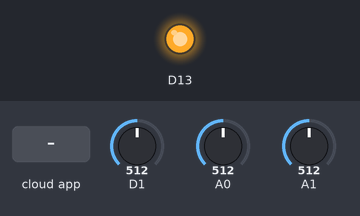
Recording of a program running on a simulated STM32 Nucleo. On the bench: output pins drawn as LEDs (lit = HIGH). Inputs (shaded band) come from the test bench; at power-on: D1 = 512, A0 = 512, A1 = 512 (analog values on the 0–1023 scale). The ROS host is connected and sends only what is stated; what the program prints to the serial monitor is not drawn.

Above: at 3.2 s.
3.3 s: the phone or cloud app sets command to ESTOP
At 4.4 s:
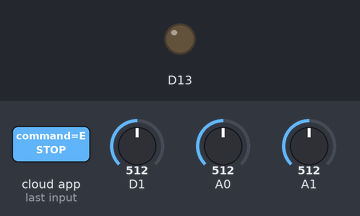
4.8 s: the phone or cloud app sets command to RESET
At 5.6 s:
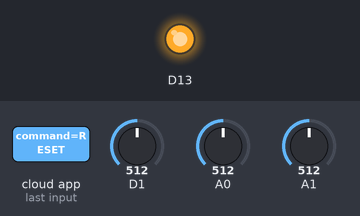
Timing chart, 0 to 7.8 s (numbered marks = the images above; inputs shaded):
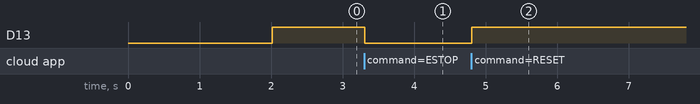

Measured:
- after the input at 3.3 s, D13: HIGH → LOW at once
- after the input at 4.8 s, D13: LOW → HIGH at once

The program:

main.cpp
```cpp
// ============================================================================
// MIRACLE STM32 Sensor Bridge Firmware
// ============================================================================
// Acquires temperature, acoustic emission, and coolant flow data from
// analog sensors and publishes them to the MIRACLE ROS 2 system via
// micro-ROS over serial (UART) transport.
//
// Hardware:
//   - STM32 Nucleo F446RE
//   - PA0 (ADC1_IN0) : Temperature (thermocouple / NTC via conditioning)
//   - PA1 (ADC1_IN1) : Acoustic emission sensor
//   - PA2 (ADC1_IN2) : Coolant flow sensor
//   - LED_BUILTIN    : Status LED (Nucleo onboard LD2)
//
// Transport: Serial UART to micro-ROS agent at 921600 baud
// ============================================================================

#include <Arduino.h>

#include <micro_ros_arduino.h>
#include <rcl/rcl.h>
#include <rcl/error_handling.h>
#include <rclc/rclc.h>
#include <rclc/executor.h>

#include <std_msgs/msg/string.h>
#include <std_msgs/msg/u_int32.h>
#include <std_msgs/msg/float32.h>

// ---------------------------------------------------------------------------
// Compile-time configuration (set via build_flags in platformio.ini)
// ---------------------------------------------------------------------------
#ifndef MIRACLE_SERIAL_BAUDRATE
  #define MIRACLE_SERIAL_BAUDRATE 921600
#endif
#ifndef MIRACLE_MACHINE_ID
  #define MIRACLE_MACHINE_ID "cnc_001"
#endif
#ifndef MIRACLE_ROS_DOMAIN_ID
  #define MIRACLE_ROS_DOMAIN_ID 42
#endif
#ifndef MIRACLE_TEMPERATURE_RATE_HZ
  #define MIRACLE_TEMPERATURE_RATE_HZ 10
#endif
#ifndef MIRACLE_ACOUSTIC_RATE_HZ
  #define MIRACLE_ACOUSTIC_RATE_HZ 1000
#endif
#ifndef MIRACLE_ACOUSTIC_RAW_RATE_HZ
  #define MIRACLE_ACOUSTIC_RAW_RATE_HZ 44100
#endif
#ifndef MIRACLE_COOLANT_RATE_HZ
  #define MIRACLE_COOLANT_RATE_HZ 10
#endif
#ifndef MIRACLE_HEARTBEAT_RATE_HZ
  #define MIRACLE_HEARTBEAT_RATE_HZ 1
#endif
#ifndef MIRACLE_PIN_TEMPERATURE
  #define MIRACLE_PIN_TEMPERATURE PA0
#endif
#ifndef MIRACLE_PIN_ACOUSTIC
  #define MIRACLE_PIN_ACOUSTIC PA1
#endif
#ifndef MIRACLE_PIN_COOLANT_FLOW
  #define MIRACLE_PIN_COOLANT_FLOW PA2
#endif
#ifndef MIRACLE_LED_PIN
  #define MIRACLE_LED_PIN LED_BUILTIN
#endif
#ifndef MIRACLE_WDT_TIMEOUT_S
  #define MIRACLE_WDT_TIMEOUT_S 10
#endif
#ifndef MIRACLE_ACOUSTIC_DOWNSAMPLE_WINDOW
  #define MIRACLE_ACOUSTIC_DOWNSAMPLE_WINDOW 44
#endif

// ---------------------------------------------------------------------------
// Topic name helpers
// ---------------------------------------------------------------------------
#define TOPIC_PREFIX "/miracle/" MIRACLE_MACHINE_ID
#define TOPIC_TEMPERATURE   TOPIC_PREFIX "/raw_sensor/temperature"
#define TOPIC_ACOUSTIC      TOPIC_PREFIX "/raw_sensor/acoustic"
#define TOPIC_COOLANT_FLOW  TOPIC_PREFIX "/raw_sensor/coolant_flow"
#define TOPIC_HEARTBEAT     TOPIC_PREFIX "/heartbeat_stm32"
#define TOPIC_COMMAND       TOPIC_PREFIX "/command"

// ---------------------------------------------------------------------------
// micro-ROS error checking macros
// ---------------------------------------------------------------------------
#define RCCHECK(fn) { \
  rcl_ret_t rc = (fn); \
  if (rc != RCL_RET_OK) { \
    error_loop(rc); \
  } \
}
#define RCSOFTCHECK(fn) { \
  rcl_ret_t rc = (fn); \
  if (rc != RCL_RET_OK) { \
    /* Non-fatal: continue operation */ \
  } \
}

// ---------------------------------------------------------------------------
// Global state
// ---------------------------------------------------------------------------

// micro-ROS entities
static rcl_allocator_t allocator;
static rclc_support_t  support;
static rcl_node_t      node;
static rclc_executor_t executor;

// Publishers
static rcl_publisher_t pub_temperature;
static rcl_publisher_t pub_acoustic;
static rcl_publisher_t pub_coolant_flow;
static rcl_publisher_t pub_heartbeat;

// Subscriber
static rcl_subscription_t sub_command;

// Timers
static rcl_timer_t timer_temperature;
static rcl_timer_t timer_acoustic;
static rcl_timer_t timer_coolant_flow;
static rcl_timer_t timer_heartbeat;

// Messages
static std_msgs__msg__Float32 msg_temperature;
static std_msgs__msg__Float32 msg_acoustic;
static std_msgs__msg__Float32 msg_coolant_flow;
static std_msgs__msg__UInt32  msg_heartbeat;
static std_msgs__msg__String  msg_command;

// State tracking
static uint32_t heartbeat_counter = 0;
static volatile bool estop_active  = false;
static volatile bool agent_connected = false;

// Calibration constants
static const float TEMP_OFFSET = 0.0f;
static const float TEMP_SCALE  = 0.0806f;   // ADC -> degrees Celsius
static const float ACOU_OFFSET = 0.0f;
static const float ACOU_SCALE  = 0.0244f;   // ADC -> dB (gain-adjusted)
static const float COOL_OFFSET = 0.0f;
static const float COOL_SCALE  = 0.0098f;   // ADC -> L/min

// ---------------------------------------------------------------------------
// Acoustic emission downsampling buffer
// ---------------------------------------------------------------------------
// The acoustic sensor is sampled at 44.1 kHz but published at 1 kHz.
// We accumulate raw samples into a ring buffer and compute the RMS value
// over each window of MIRACLE_ACOUSTIC_DOWNSAMPLE_WINDOW samples.
static float acoustic_sample_buffer[MIRACLE_ACOUSTIC_DOWNSAMPLE_WINDOW];
static uint16_t acoustic_sample_index = 0;
static float    acoustic_rms_value    = 0.0f;

/// Accumulate a raw acoustic ADC sample and compute RMS when the window
/// is full. This function should be called from a hardware timer ISR or
/// DMA completion callback at the raw sample rate (44.1 kHz).
///
/// For this skeleton, we simulate the accumulation in the acoustic timer
/// callback, reading multiple ADC samples in a burst.
static void acoustic_accumulate_sample(float sample) {
  acoustic_sample_buffer[acoustic_sample_index++] = sample;

  if (acoustic_sample_index >= MIRACLE_ACOUSTIC_DOWNSAMPLE_WINDOW) {
    // Compute RMS over the window
    float sum_sq = 0.0f;
    for (uint16_t i = 0; i < MIRACLE_ACOUSTIC_DOWNSAMPLE_WINDOW; i++) {
      sum_sq += acoustic_sample_buffer[i] * acoustic_sample_buffer[i];
    }
    acoustic_rms_value = sqrtf(sum_sq / MIRACLE_ACOUSTIC_DOWNSAMPLE_WINDOW);
    acoustic_sample_index = 0;  // Reset for next window
  }
}

// ---------------------------------------------------------------------------
// LED status indicator
// ---------------------------------------------------------------------------
enum class LedState {
  OFF,
  SOLID,
  SLOW_BLINK,
  FAST_BLINK
};

static LedState led_state = LedState::SLOW_BLINK;
static unsigned long led_last_toggle_ms = 0;

/// Update the LED based on the current state. Call from loop().
static void update_led() {
  unsigned long now = millis();
  switch (led_state) {
    case LedState::OFF:
      digitalWrite(MIRACLE_LED_PIN, LOW);
      break;
    case LedState::SOLID:
      digitalWrite(MIRACLE_LED_PIN, HIGH);
      break;
    case LedState::SLOW_BLINK:
      if (now - led_last_toggle_ms >= 500) {
        digitalWrite(MIRACLE_LED_PIN, !digitalRead(MIRACLE_LED_PIN));
        led_last_toggle_ms = now;
      }
      break;
    case LedState::FAST_BLINK:
      if (now - led_last_toggle_ms >= 100) {
        digitalWrite(MIRACLE_LED_PIN, !digitalRead(MIRACLE_LED_PIN));
        led_last_toggle_ms = now;
      }
      break;
  }
}

// ---------------------------------------------------------------------------
// Error handling
// ---------------------------------------------------------------------------
/// Enter an error loop. The LED blinks rapidly to signal a fault.
static void error_loop(rcl_ret_t error_code) {
  (void)error_code;
  led_state = LedState::FAST_BLINK;
  while (true) {
    update_led();
    delay(10);
  }
}

// ---------------------------------------------------------------------------
// Timer callbacks
// ---------------------------------------------------------------------------

/// Temperature timer callback - reads ADC and publishes.
/// Called at MIRACLE_TEMPERATURE_RATE_HZ (default 10 Hz).
static void temperature_timer_callback(rcl_timer_t *timer,
                                       int64_t last_call_time) {
  (void)last_call_time;
  if (timer == NULL || estop_active) return;

  int raw = analogRead(MIRACLE_PIN_TEMPERATURE);
  msg_temperature.data =
      (static_cast<float>(raw) - TEMP_OFFSET) * TEMP_SCALE;

  RCSOFTCHECK(rcl_publish(&pub_temperature, &msg_temperature, NULL));
}

/// Acoustic timer callback - performs burst sampling and publishes RMS.
/// Called at MIRACLE_ACOUSTIC_RATE_HZ (default 1000 Hz).
/// Each invocation reads MIRACLE_ACOUSTIC_DOWNSAMPLE_WINDOW ADC samples
/// to simulate the 44.1 kHz raw rate (44 samples per 1 ms window).
static void acoustic_timer_callback(rcl_timer_t *timer,
                                    int64_t last_call_time) {
  (void)last_call_time;
  if (timer == NULL || estop_active) return;

  // Burst-read the acoustic ADC channel to fill one downsample window.
  // In production firmware, this would use DMA + hardware timer for
  // precise 44.1 kHz sampling. Here we use sequential analogRead calls
  // as a functional approximation.
  for (uint16_t i = 0; i < MIRACLE_ACOUSTIC_DOWNSAMPLE_WINDOW; i++) {
    int raw = analogRead(MIRACLE_PIN_ACOUSTIC);
    float sample = (static_cast<float>(raw) - ACOU_OFFSET) * ACOU_SCALE;
    acoustic_accumulate_sample(sample);
  }

  // Publish the RMS value computed during accumulation
  msg_acoustic.data = acoustic_rms_value;
  RCSOFTCHECK(rcl_publish(&pub_acoustic, &msg_acoustic, NULL));
}

/// Coolant flow timer callback - reads ADC and publishes.
/// Called at MIRACLE_COOLANT_RATE_HZ (default 10 Hz).
static void coolant_flow_timer_callback(rcl_timer_t *timer,
                                        int64_t last_call_time) {
  (void)last_call_time;
  if (timer == NULL || estop_active) return;

  int raw = analogRead(MIRACLE_PIN_COOLANT_FLOW);
  msg_coolant_flow.data =
      (static_cast<float>(raw) - COOL_OFFSET) * COOL_SCALE;

  RCSOFTCHECK(rcl_publish(&pub_coolant_flow, &msg_coolant_flow, NULL));
}

/// Heartbeat timer callback - publishes monotonic counter at 1 Hz.
/// Also monitors serial link health.
static void heartbeat_timer_callback(rcl_timer_t *timer,
                                     int64_t last_call_time) {
  (void)last_call_time;
  if (timer == NULL) return;

  msg_heartbeat.data = heartbeat_counter++;

  RCSOFTCHECK(rcl_publish(&pub_heartbeat, &msg_heartbeat, NULL));
}

// ---------------------------------------------------------------------------
// Subscriber callbacks
// ---------------------------------------------------------------------------

/// Command subscriber callback - handles E-STOP, CALIBRATE, RESET commands.
static void command_callback(const void *msg_in) {
  const std_msgs__msg__String *msg =
      static_cast<const std_msgs__msg__String *>(msg_in);

  if (msg == NULL || msg->data.data == NULL) return;

  String cmd = String(msg->data.data);

  if (cmd.equalsIgnoreCase("ESTOP")) {
    // Emergency stop: halt all sensor publishing and enter safe state
    estop_active = true;
    led_state = LedState::OFF;
  }
  else if (cmd.equalsIgnoreCase("CALIBRATE")) {
    // Trigger sensor zero-offset calibration
    // In production, this would sample quiescent ADC values and update
    // the offset constants stored in flash.
  }
  else if (cmd.equalsIgnoreCase("RESET")) {
    // Clear E-stop and resume normal operation
    estop_active = false;
    led_state = LedState::SOLID;
  }
}

// ---------------------------------------------------------------------------
// Message initialisation
// ---------------------------------------------------------------------------
/// Allocate and initialise the command message string buffer.
static void init_command_message() {
  static char cmd_buffer[64];
  msg_command.data.data = cmd_buffer;
  msg_command.data.size = 0;
  msg_command.data.capacity = sizeof(cmd_buffer);
}

// ---------------------------------------------------------------------------
// micro-ROS entity creation
// ---------------------------------------------------------------------------
/// Create all publishers, subscribers, and timers for this node.
static void create_entities() {
  // --- Allocator & support ------------------------------------------------
  allocator = rcl_get_default_allocator();

  // Initialise support with the configured ROS domain ID
  rcl_init_options_t init_options = rcl_get_zero_initialized_init_options();
  RCCHECK(rcl_init_options_init(&init_options, allocator));
  RCCHECK(rcl_init_options_set_domain_id(&init_options, MIRACLE_ROS_DOMAIN_ID));
  RCCHECK(rclc_support_init_with_options(&support, 0, NULL, &init_options,
                                         &allocator));

  // --- Node ---------------------------------------------------------------
  RCCHECK(rclc_node_init_default(&node, "miracle_sensor_stm32",
                                 "/miracle", &support));

  // --- Publishers ---------------------------------------------------------

  // Temperature publisher (best-effort QoS)
  RCCHECK(rclc_publisher_init_best_effort(
      &pub_temperature, &node,
      ROSIDL_GET_MSG_TYPE_SUPPORT(std_msgs, msg, Float32),
      TOPIC_TEMPERATURE));

  // Acoustic publisher (best-effort QoS)
  RCCHECK(rclc_publisher_init_best_effort(
      &pub_acoustic, &node,
      ROSIDL_GET_MSG_TYPE_SUPPORT(std_msgs, msg, Float32),
      TOPIC_ACOUSTIC));

  // Coolant flow publisher (best-effort QoS)
  RCCHECK(rclc_publisher_init_best_effort(
      &pub_coolant_flow, &node,
      ROSIDL_GET_MSG_TYPE_SUPPORT(std_msgs, msg, Float32),
      TOPIC_COOLANT_FLOW));

  // Heartbeat publisher (reliable QoS for diagnostics)
  RCCHECK(rclc_publisher_init_default(
      &pub_heartbeat, &node,
      ROSIDL_GET_MSG_TYPE_SUPPORT(std_msgs, msg, UInt32),
      TOPIC_HEARTBEAT));

  // --- Subscriber ---------------------------------------------------------

  // Command subscriber (reliable QoS for safety-critical messages)
  RCCHECK(rclc_subscription_init_default(
      &sub_command, &node,
      ROSIDL_GET_MSG_TYPE_SUPPORT(std_msgs, msg, String),
      TOPIC_COMMAND));

  // --- Timers -------------------------------------------------------------

  const unsigned int temp_period_ms    = 1000 / MIRACLE_TEMPERATURE_RATE_HZ;
  const unsigned int acou_period_ms    = 1000 / MIRACLE_ACOUSTIC_RATE_HZ;
  const unsigned int coolant_period_ms = 1000 / MIRACLE_COOLANT_RATE_HZ;
  const unsigned int hb_period_ms      = 1000 / MIRACLE_HEARTBEAT_RATE_HZ;

  RCCHECK(rclc_timer_init_default(
      &timer_temperature, &support,
      RCL_MS_TO_NS(temp_period_ms),
      temperature_timer_callback));

  RCCHECK(rclc_timer_init_default(
      &timer_acoustic, &support,
      RCL_MS_TO_NS(acou_period_ms),
      acoustic_timer_callback));

  RCCHECK(rclc_timer_init_default(
      &timer_coolant_flow, &support,
      RCL_MS_TO_NS(coolant_period_ms),
      coolant_flow_timer_callback));

  RCCHECK(rclc_timer_init_default(
      &timer_heartbeat, &support,
      RCL_MS_TO_NS(hb_period_ms),
      heartbeat_timer_callback));

  // --- Executor -----------------------------------------------------------
  // The executor manages callbacks for 4 timers + 1 subscription = 5 handles.
  const unsigned int num_handles = 5;
  RCCHECK(rclc_executor_init(&executor, &support.context, num_handles,
                             &allocator));
  RCCHECK(rclc_executor_add_timer(&executor, &timer_temperature));
  RCCHECK(rclc_executor_add_timer(&executor, &timer_acoustic));
  RCCHECK(rclc_executor_add_timer(&executor, &timer_coolant_flow));
  RCCHECK(rclc_executor_add_timer(&executor, &timer_heartbeat));
  RCCHECK(rclc_executor_add_subscription(
      &executor, &sub_command, &msg_command,
      &command_callback, ON_NEW_DATA));
}

/// Destroy all micro-ROS entities for a clean shutdown / reconnect.
static void destroy_entities() {
  rcl_publisher_fini(&pub_temperature, &node);
  rcl_publisher_fini(&pub_acoustic, &node);
  rcl_publisher_fini(&pub_coolant_flow, &node);
  rcl_publisher_fini(&pub_heartbeat, &node);
  rcl_subscription_fini(&sub_command, &node);
  rcl_timer_fini(&timer_temperature);
  rcl_timer_fini(&timer_acoustic);
  rcl_timer_fini(&timer_coolant_flow);
  rcl_timer_fini(&timer_heartbeat);
  rclc_executor_fini(&executor);
  rcl_node_fini(&node);
  rclc_support_fini(&support);
}

// ---------------------------------------------------------------------------
// Arduino setup
// ---------------------------------------------------------------------------
void setup() {
  // The debug serial port (typically Serial, USB CDC on Nucleo)
  Serial.begin(115200);
  delay(2000);

  Serial.println("============================================");
  Serial.println(" MIRACLE STM32 Sensor Bridge");
  Serial.print(" Machine ID : "); Serial.println(MIRACLE_MACHINE_ID);
  Serial.print(" Domain ID  : "); Serial.println(MIRACLE_ROS_DOMAIN_ID);
  Serial.print(" Baudrate   : "); Serial.println(MIRACLE_SERIAL_BAUDRATE);
  Serial.println("============================================");

  // Configure LED pin
  pinMode(MIRACLE_LED_PIN, OUTPUT);
  led_state = LedState::SLOW_BLINK;

  // Configure ADC resolution (STM32F446RE supports 12-bit ADC)
  analogReadResolution(12);

  // Initialise message structures
  init_command_message();

  // Configure micro-ROS serial transport.
  // On the Nucleo F446RE, the micro-ROS transport uses the serial port
  // connected via the ST-Link USB interface. A second UART can be used
  // if the debug port is needed separately.
  set_microros_serial_transports(Serial);

  // Wait for micro-ROS agent to become available on the serial link
  Serial.println("[MIRACLE] Waiting for micro-ROS agent on serial...");
  while (rmw_uros_ping_agent(1000, 5) != RMW_RET_OK) {
    Serial.print(".");
    update_led();
    delay(500);
  }
  Serial.println("\n[MIRACLE] Agent connected via serial!");
  agent_connected = true;

  // Create all ROS entities
  create_entities();

  // Enable independent watchdog (IWDG) for the STM32.
  // Note: STM32 Arduino framework provides IWatchdog in some board
  // packages. For portability, this is left as a placeholder.
  // IWatchdog.begin(MIRACLE_WDT_TIMEOUT_S * 1000000);  // microseconds

  // All systems go
  led_state = LedState::SOLID;
  Serial.println("[MIRACLE] Setup complete. Publishing sensor data.");
}

// ---------------------------------------------------------------------------
// Arduino main loop
// ---------------------------------------------------------------------------
void loop() {
  // Spin the micro-ROS executor to process all pending callbacks.
  RCSOFTCHECK(rclc_executor_spin_some(&executor, RCL_MS_TO_NS(100)));

  // Update LED status indicator
  update_led();

  // Periodically verify agent connectivity
  static unsigned long last_ping_ms = 0;
  unsigned long now = millis();
  if (now - last_ping_ms > 5000) {
    last_ping_ms = now;
    if (rmw_uros_ping_agent(500, 3) != RMW_RET_OK) {
      Serial.println("[MIRACLE] Agent connection lost! Reconnecting...");
      led_state = LedState::SLOW_BLINK;
      agent_connected = false;

      // Tear down and re-create entities
      destroy_entities();

      // Re-attempt connection
      while (rmw_uros_ping_agent(1000, 5) != RMW_RET_OK) {
        update_led();
        delay(500);
      }

      create_entities();
      agent_connected = true;
      led_state = LedState::SOLID;
      Serial.println("[MIRACLE] Agent reconnected via serial.");
    }
  }

  // Feed the watchdog
  // IWatchdog.reload();
}
```
